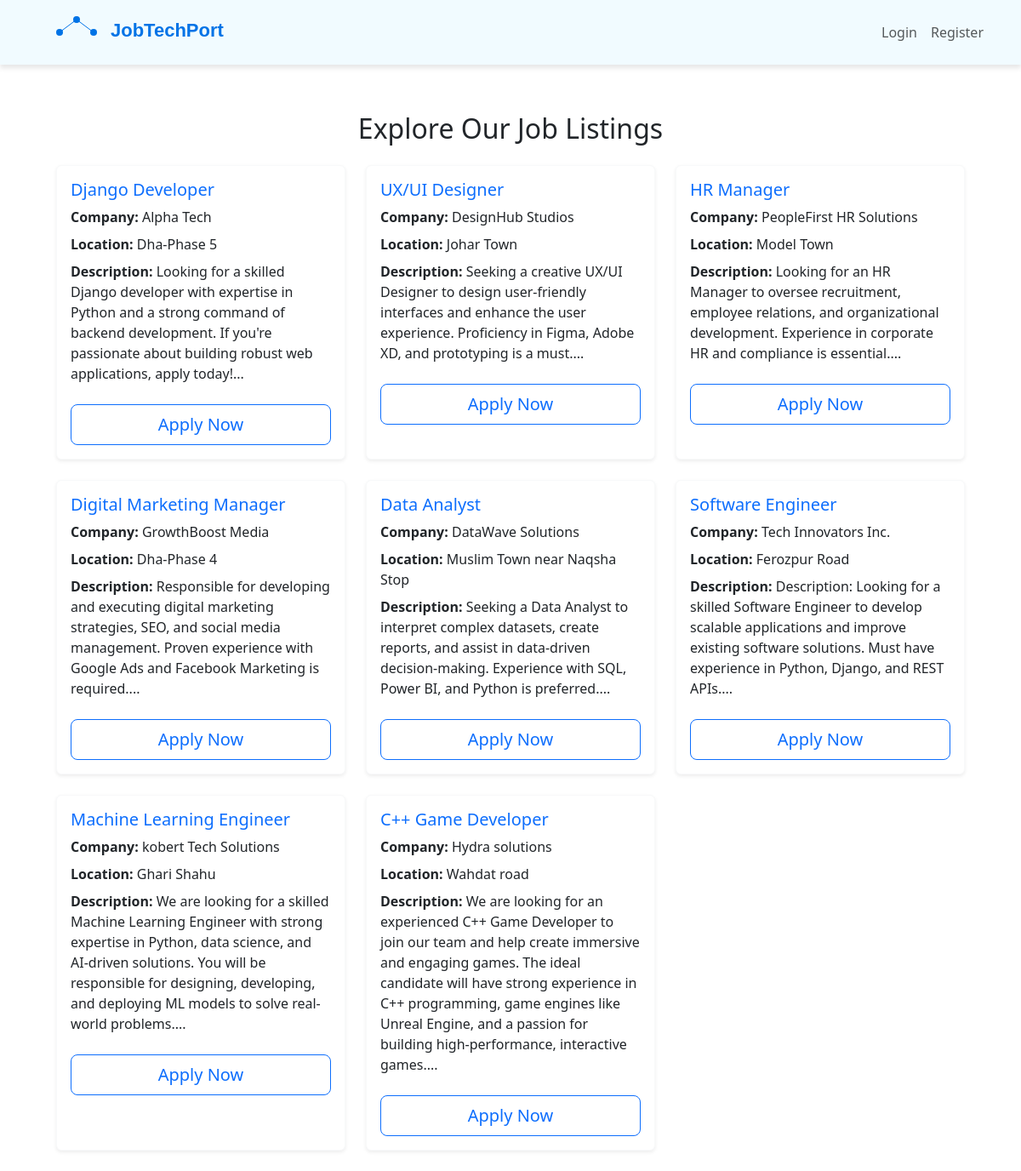
Screenshot of /jobs/ with the database file from the repository.
### jobs/models.py (models this page shows, shortened)
class Job(models.Model):
    title = models.CharField(max_length=255)
    description = models.TextField()
    company = models.CharField(max_length=255)
    location = models.CharField(max_length=100)
    created_at = models.DateTimeField(auto_now_add=True)

### jobs/views.py (the view)
# urls.py: path('jobs/', views.job_list, name='job_list'),  # Homepage or list of jobs
def job_list(request):
    jobs = Job.objects.all()
    return render(request, 'jobs/job_list.html', {'jobs': jobs})

### jobs/templates/jobs/job_list.html (shortened to what this page needs)
{% extends 'jobs/base.html' %}
{% block content %}
<div class="container mt-4">
    <h2 class="mb-4 text-center">Explore Our Job Listings</h2>
    <div class="row row-cols-1 row-cols-md-2 row-cols-lg-3 g-4">
        {% for job in jobs %}
        <div class="col">
            <div class="card shadow-sm h-100 border-light rounded">
                <div class="card-body">
                    <h5 class="card-title text-primary ">{{ job.title }}</h5>
                    <p class="card-text mb-2"><strong>Company:</strong> {{ job.company }}</p>
                    <p class="card-text mb-2"><strong>Location:</strong> {{ job.location }}</p>
                    <p class="card-text mb-4"><strong>Description:</strong> {{ job.description|slice:":500" }}...</p>
                    <a href="{% url 'apply_job' job.id %}" class="btn btn-lg btn-outline-primary w-100">Apply Now</a>
                </div>
            </div>
        </div>
        {% endfor %}
    </div>
</div>
{% endblock %}

### jobs/templates/jobs/base.html (style rules this page uses)
body { padding-top: 60px; }

### rows the page displays
Job: title "Django Developer", company "Alpha Tech", location "Dha-Phase 5", description "Looking for a skilled Django developer with expertise in Python and a strong command of backend development. If you're passionate about building robust web applications, apply today!"
Job: title "UX/UI Designer", company "DesignHub Studios", location "Johar Town", description "Seeking a creative UX/UI Designer to design user-friendly interfaces and enhance the user experience. Proficiency in Figma, Adobe XD, and prototyping is a must."
Job: title "HR Manager", company "PeopleFirst HR Solutions", location "Model Town", description "Looking for an HR Manager to oversee recruitment, employee relations, and organizational development. Experience in corporate HR and compliance is essential."
Job: title "Digital Marketing Manager", company "GrowthBoost Media", location "Dha-Phase 4", description "Responsible for developing and executing digital marketing strategies, SEO, and social media management. Proven experience with Google Ads and Facebook Marketing is required."
Job: title "Data Analyst", company "DataWave Solutions", location "Muslim Town near Naqsha Stop", description "Seeking a Data Analyst to interpret complex datasets, create reports, and assist in data-driven decision-making. Experience with SQL, Power BI, and Python is preferred."
Job: title "Software Engineer", company "Tech Innovators Inc.", location "Ferozpur Road", description "Description: Looking for a skilled Software Engineer to develop scalable applications and improve existing software solutions. Must have experience in Python, Django, and REST APIs."
Job: title "Machine Learning Engineer", company "kobert Tech Solutions", location "Ghari Shahu", description "We are looking for a skilled Machine Learning Engineer with strong expertise in Python, data science, and AI-driven solutions. You will be responsible for designing, developing, and deploying ML models to solve real-world problems."
Job: title "C++ Game Developer", company "Hydra solutions", location "Wahdat road", description "We are looking for an experienced C++ Game Developer to join our team and help create immersive and engaging games. The ideal candidate will have strong experience in C++ programming, game engines like Unreal Engine, and a passion for building high-performance, interactive games."
